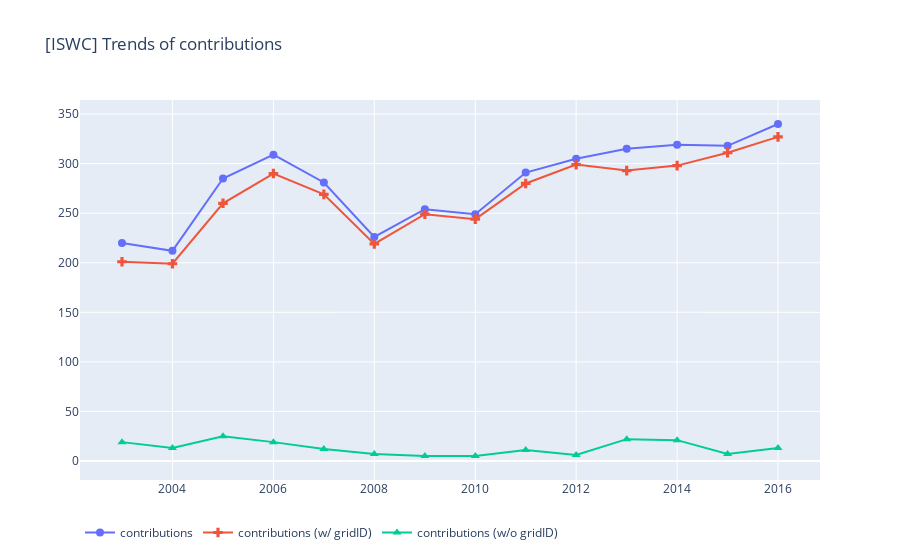

Notebook cell for this chart:
### Code cell
iswc_contributions = iswc.groupby(['year'])['paper_doi'].count()
iswc_contributions_with_gridId = iswc[iswc['org_gridId'].notna()].groupby(['year'])['paper_doi'].count()
iswc_contributions_without_gridId = iswc[iswc['org_gridId'].isna()].groupby(['year'])['paper_doi'].count()

trace1 = go.Scatter(x=iswc_contributions.index,
                    y=iswc_contributions.values,
                    name='contributions',
                    marker=dict(symbol='circle', size=8),
                    mode='lines+markers')
                    
trace2 = go.Scatter(x=iswc_contributions_with_gridId.index,
                    y=iswc_contributions_with_gridId.values,
                    name='contributions (w/ gridID)',
                    marker=dict(symbol='cross', size=8),
                    mode='lines+markers')

trace3 = go.Scatter(x=iswc_contributions_without_gridId.index,
                    y=iswc_contributions_without_gridId.values,
                    name='contributions (w/o gridID)',
                    marker=dict(symbol='triangle-up', size=8),
                    mode='lines+markers')
                    
layout = go.Layout(title='[ISWC] Trends of contributions',
                   legend=dict(orientation='h'))

fig = go.Figure(data=[trace1, trace2, trace3], layout=layout)
plotly.offline.iplot(fig)

### Figure 1 — Plotly figure (JSON) as saved in the notebook; plotly's stock layout.template omitted (floating-point values rounded to 4 significant figures)
{"data": [{"marker": {"size": 8, "symbol": "circle"}, "mode": "lines+markers", "name": "contributions", "type": "scatter", "x": ["2003-01-01", "2004-01-01", "2005-01-01", "2006-01-01", "2007-01-01", "2008-01-01", "2009-01-01", "2010-01-01", "2011-01-01", "2012-01-01", "2013-01-01", "2014-01-01", "2015-01-01", "2016-01-01"], "y": [220, 212, 285, 309, 281, 226, 254, 249, 291, 305, 315, 319, 318, 340]}, {"marker": {"size": 8, "symbol": "cross"}, "mode": "lines+markers", "name": "contributions (w/ gridID)", "type": "scatter", "x": ["2003-01-01", "2004-01-01", "2005-01-01", "2006-01-01", "2007-01-01", "2008-01-01", "2009-01-01", "2010-01-01", "2011-01-01", "2012-01-01", "2013-01-01", "2014-01-01", "2015-01-01", "2016-01-01"], "y": [201, 199, 260, 290, 269, 219, 249, 244, 280, 299, 293, 298, 311, 327]}, {"marker": {"size": 8, "symbol": "triangle-up"}, "mode": "lines+markers", "name": "contributions (w/o gridID)", "type": "scatter", "x": ["2003-01-01", "2004-01-01", "2005-01-01", "2006-01-01", "2007-01-01", "2008-01-01", "2009-01-01", "2010-01-01", "2011-01-01", "2012-01-01", "2013-01-01", "2014-01-01", "2015-01-01", "2016-01-01"], "y": [19, 13, 25, 19, 12, 7, 5, 5, 11, 6, 22, 21, 7, 13]}], "layout": {"legend": {"orientation": "h"}, "title": {"text": "[ISWC] Trends of contributions"}}}
